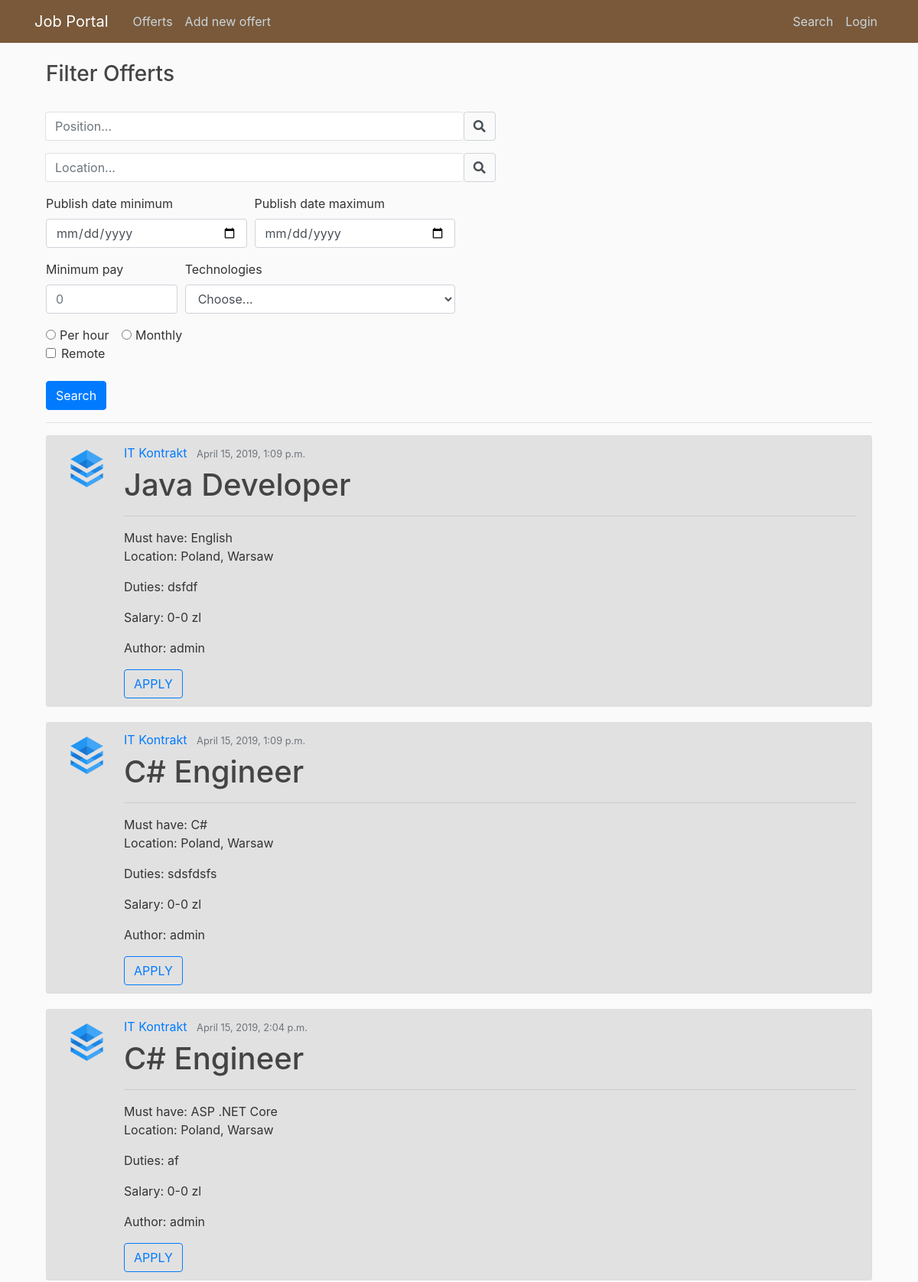
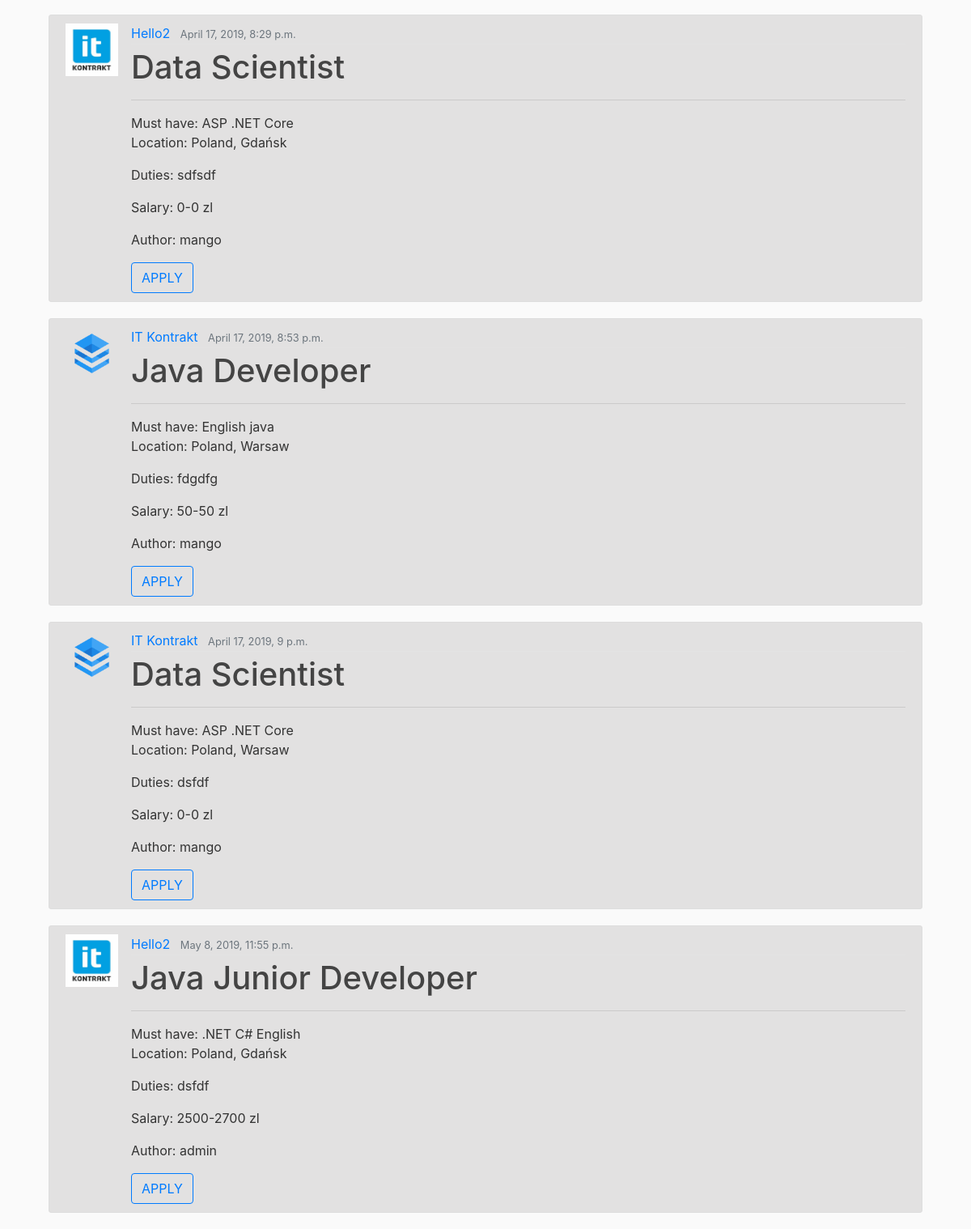
The app's page /search/ with its own data (2 pictures, top to bottom).
### offerts/models.py (models this page shows, shortened)
class Offert(models.Model):
    author = models.ForeignKey(User, on_delete=models.CASCADE)
    position = models.CharField(max_length = 100)
    agency = models.ForeignKey(Agency, on_delete=models.CASCADE)
    remote = models.BooleanField(default=False)
    per_hour = models.BooleanField("Salary: per hour", default=False)
    min_salary = models.IntegerField(default=0)
    max_salary = models.IntegerField(default=0)
    publication_date = models.DateTimeField(auto_now_add = True)
    expiration_date = models.DateField(null=True, default=None)
    must_have = models.ManyToManyField('Tag')
    nice_to_have = models.CharField(max_length = 1000)
    duties = models.CharField(max_length = 1000)
    benefits = models.CharField(max_length = 1000)
    about = models.TextField(null=True)

class Agency(models.Model):
    company = models.ForeignKey(Company, on_delete=models.CASCADE)
    country = models.CharField(max_length = 100)
    location = models.CharField(max_length = 100)
    address = models.CharField(max_length = 200)
    weppage = models.URLField(null=True)
    email = models.EmailField()
    phone = models.CharField(max_length=15)

class Company(models.Model):
    name = models.CharField(max_length = 200, unique=True)
    logo = models.ImageField(upload_to = "logos/", null=True, default=None)
    webpage = models.URLField(null=True)
    about = models.CharField(max_length = 1000)

class Tag(models.Model):
    name = models.CharField(max_length = 50)
    def __str__(self):
        return self.name

### search/views.py (the view)
# urls.py: path('', OffertListView.as_view(), name = 'index'),
def index(request):
    qs = Offert.objects.all()
    position_query = request.GET.get('position_name')
    location = request.GET.get('location_name')
    pub_date_min = request.GET.get('pub_date_min')
    pub_date_max= request.GET.get('pub_date_max')
    min_pay= request.GET.get('pay_min')
    tags = request.GET.get('tags')
    if position_query != '' and position_query is not None:
        qs = qs.filter(position__icontains=position_query)
    context = {
        'queryset' : qs
    }
    return render(request, 'search/index.html', context)

### search/templates/search/index.html (shortened to what this page needs)
{% extends 'base.html' %}
{% load static %}
    {% block body %}
    <main role="main" class="container">
        <h3>Filter Offerts</h3> <br>
           <form method="GET">
             <div class="form-row">
               <div class="form-group col-12">
                   <div class="input-group-append">
                       <input class="form-control py-2 border-right-0 border" type="search" name="position_name" placeholder="Position...">
                       <span class = "input-group">
                           <div class="input-group-text bg-transparent">
                               <i class="fa fa-search"></i>
                           </div>
                       </span>
                   </div>
               </div>
             </div>
             <div class="form-row">
               <div class="form-group col-12">
                   <div class="input-group-append">
                       <input class="form-control py-2 border-right-0 border" type="search" name="location_name" placeholder="Location...">
                       <span class = "input-group">
                           <div class="input-group-text bg-transparent">
                               <i class="fa fa-search"></i>
                           </div>
                       </span>
                   </div>
               </div>
             </div>
             <div class="form-row">
               <div class="form-group col-md-2 col-lg-3">
                    <label for="publishDateMin">Publish date minimum</label>
                    <input type="date" class="form-control" id="publishDateMin" name="pub_date_min" >
                </div>
                <div class="form-group col-md-2 col-lg-3">
                    <label for="publishDateMax">Publish date maximum</label>
                    <input type="date" class="form-control" id="publishDateMax" name="pub_date_max" >
                </div>
             </div>
            <div class="form-row">
                <div class="form-group col-md-2 col-lg-2">
                    <label for="payMin">Minimum pay</label>
                    <input type="number" min=0 class="form-control" id="payMin" name='pay_min' placeholder="0">
                </div>
                <div class="form-group col-md-4">
                    <label for="tags">Technologies</label>
                    <select id="tags" class="form-control" name=tags>
                        <option selected>Choose...</option>
                    </select>
                </div>
            </div>
            <div class="form-check form-check-inline">
                <input class="form-check-input" type="radio" name="inlineRadioOptions" id="inlineRadio1" name="per_hour">
                <label class="form-check-label" for="inlineRadio1">Per hour</label>
            </div>
            <div class="form-check form-check-inline">
                <input class="form-check-input" type="radio" name="inlineRadioOptions" id="inlineRadio2" name="monthly">
                <label class="form-check-label" for="inlineRadio2">Monthly</label>
            </div>
            <div class="form-check">
                <input class="form-check-input" type="checkbox" id="remoteCheck">
                <label class="form-check-label" for="remoteCheck">
                    Remote
                </label>
            </div>
            <br>
            <button type="submit" class="btn btn-primary">Search</button>
           </form>
           <hr/>
           {% if queryset %}
                {% for offert in queryset %}
                  <article class="media content-section">
                    <img class="article-img" src="{{offert.agency.company.logo.url}}" alt="logo">
                    <div class="media-body">
                        <div class="article-metadata">
                          <a class="mr-2" href='#'>{{ offert.agency.company.name }}</a>
                          <small class="text-muted">{{offert.publication_date}}</small>
                        </div>
                        <h1><a class="article-title">{{ offert.position }}</a></h1>
                        <hr>
                        Must have:
                          {% for tag in offert.must_have.all %}
                            {{tag}}
                          {% endfor %} <br>
                        <p class="article-content">Location: {{ offert.agency.country }}, {{offert.agency.location }}</p>
                        <p class="article-content">Duties: {{offert.duties}}</p>
                        <p class="article-content">Salary: {{offert.min_salary}}-{{offert.max_salary}} zl</p>
                        <p class="article-content">Author: {{offert.author}} </p>
                        <a href="#"><button type="button" class="btn btn-outline-primary">APPLY</button></a>
                  </article>
                {% endfor %}
                {% else %}
                  <h3>No offerts found.</h3>
                {% endif %}
    </main>
  {% endblock %}

### offerts/static/main.css (style rules this page uses)
body { background: #fafafa; color: #333333; margin-top: 5rem; }
h1, h2, h3, h4, h5, h6 { color: #444444; }
.content-section { background: #e2e1e1; padding: 10px 20px; border: 1px solid #dddddd; border-radius: 3px; margin-bottom: 20px; }
.article-title { color: #444444; }
.article-content { white-space: pre-line; }
.article-img { height: 65px; width: 65px; margin-right: 16px; }
.article-metadata { padding-bottom: 1px; margin-bottom: 4px; border-bottom: 1px solid #e3e3e3 }

### records on screen
Offert: agency.company.logo (picture), agency.company.name "IT Kontrakt", publication_date "April 15, 2019, 1:09 p.m.", position "Java Developer", agency.country "Poland", agency.location "Warsaw", duties "dsfdf", min_salary "0", max_salary "0", author "admin"
Tag: name "English"
Offert: agency.company.logo (picture), agency.company.name "IT Kontrakt", publication_date "April 15, 2019, 1:09 p.m.", position "C# Engineer", agency.country "Poland", agency.location "Warsaw", duties "sdsfdsfs", min_salary "0", max_salary "0", author "admin"
Tag: name "C#"
Offert: agency.company.logo (picture), agency.company.name "IT Kontrakt", publication_date "April 15, 2019, 2:04 p.m.", position "C# Engineer", agency.country "Poland", agency.location "Warsaw", duties "af", min_salary "0", max_salary "0", author "admin"
Tag: name "ASP .NET Core"
Offert: agency.company.logo (picture), agency.company.name "Hello2", publication_date "April 17, 2019, 8:29 p.m.", position "Data Scientist", agency.country "Poland", agency.location "Gdańsk", duties "sdfsdf", min_salary "0", max_salary "0", author "mango"
Offert: agency.company.logo (picture), agency.company.name "IT Kontrakt", publication_date "April 17, 2019, 8:53 p.m.", position "Java Developer", agency.country "Poland", agency.location "Warsaw", duties "fdgdfg", min_salary "50", max_salary "50", author "mango"
Tag: name "java"
Offert: agency.company.logo (picture), agency.company.name "IT Kontrakt", publication_date "April 17, 2019, 9 p.m.", position "Data Scientist", agency.country "Poland", agency.location "Warsaw", duties "dsfdf", min_salary "0", max_salary "0", author "mango"
Offert: agency.company.logo (picture), agency.company.name "Hello2", publication_date "May 8, 2019, 11:55 p.m.", position "Java Junior Developer", agency.country "Poland", agency.location "Gdańsk", duties "dsfdf", min_salary "2500", max_salary "2700", author "admin"
Tag: name ".NET"
